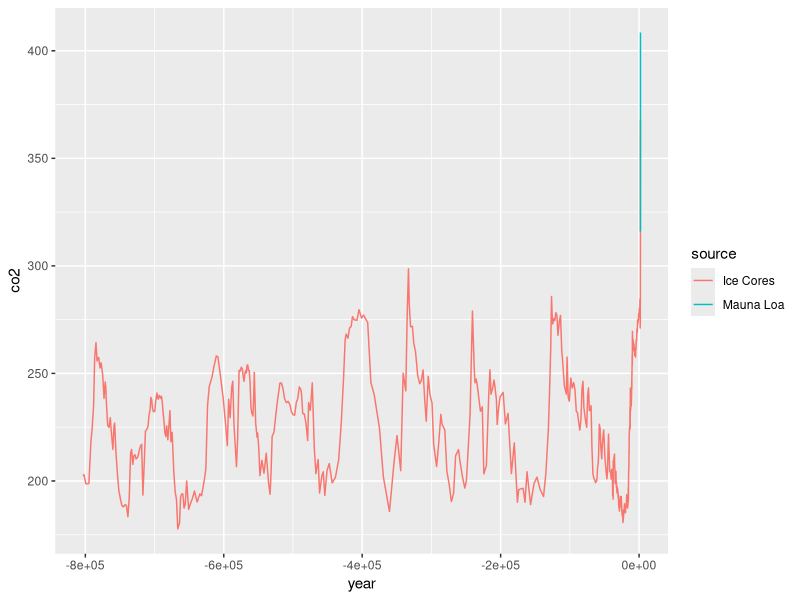

Write the R code that produced this figure.
library(tidyverse)
library(dslabs)
data(temp_carbon)
data(greenhouse_gases)
data(historic_co2)

historic_co2 %>% ggplot(aes(year,co2,color=source)) + geom_line()
